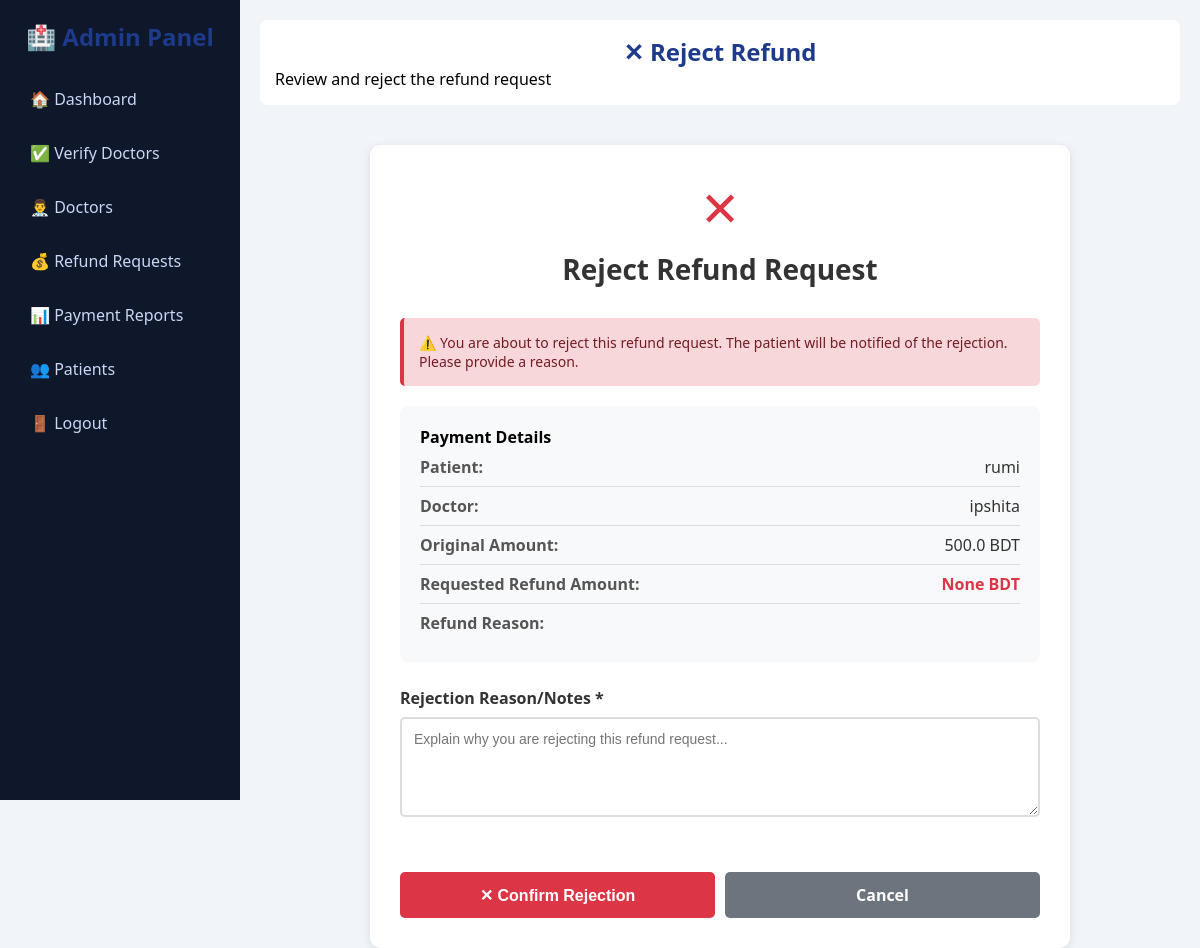
Page /admin-refund/cancel/1/ (signed in) on the committed database.
### accounts/models.py (models this page shows, shortened)
class Payment(models.Model):
    REFUND_STATUS_CHOICES = (
        ('none', 'No Refund'),
        ('requested', 'Refund Requested'),
        ('approved', 'Refund Approved'),
        ('rejected', 'Refund Rejected'),
        ('completed', 'Refund Completed'),
    )
    appointment = models.OneToOneField(Appointment, on_delete=models.CASCADE)
    amount = models.FloatField(default=500)
    is_paid = models.BooleanField(default=False)
    transaction_id = models.CharField(max_length=100, blank=True)
    paid_at = models.DateTimeField(auto_now_add=True)
    refund_status = models.CharField(max_length=20, choices=REFUND_STATUS_CHOICES, default='none')
    refund_requested_at = models.DateTimeField(null=True, blank=True)
    refund_amount = models.FloatField(null=True, blank=True)
    refund_reason = models.TextField(blank=True)
    refund_admin_notes = models.TextField(blank=True)
    refund_processed_at = models.DateTimeField(null=True, blank=True)

class Appointment(models.Model):
    STATUS_CHOICES = (
        ('pending', 'Pending'),
        ('approved', 'Approved'),
        ('rejected', 'Rejected'),
        ('cancelled', 'Cancelled'),
    )
    CONSULTATION_CHOICES = (
        ('upcoming', 'Upcoming'),
        ('consulted', 'Consulted'),
        ('no-show', 'No Show'),
    )
    patient = models.ForeignKey(
        CustomUser,
        on_delete=models.CASCADE,
        related_name='patient_appointments',
        limit_choices_to={'role': 'patient'}
    )
    doctor = models.ForeignKey(
        CustomUser,
        on_delete=models.CASCADE,
        related_name='doctor_appointments',
        limit_choices_to={'role': 'doctor'}
    )
    date = models.DateField()
    time = models.TimeField()
    status = models.CharField(max_length=10, choices=STATUS_CHOICES, default='pending')
    consultation_status = models.CharField(max_length=20, choices=CONSULTATION_CHOICES, default='upcoming')
    created_at = models.DateTimeField(auto_now_add=True)

class CustomUser(AbstractUser):
    ROLE_CHOICES = (
        ('doctor', 'Doctor'),
        ('patient', 'Patient'),
        ('admin', 'Admin'),
    )
    role = models.CharField(max_length=10, choices=ROLE_CHOICES)
    phone = models.CharField(max_length=15)
    specialization = models.CharField(max_length=100, blank=True, null=True)
    age = models.IntegerField(blank=True, null=True)
    bio = models.TextField(blank=True)
    profile_image = models.ImageField(upload_to='profiles/', default='default.png')
    is_verified = models.BooleanField(default=False)

### accounts/views.py (the view, shortened to what this page needs)
# urls.py: path('admin-refund/cancel/<int:payment_id>/', views.cancel_refund, name='cancel_refund'),
@login_required
def cancel_refund(request, payment_id):
    from django.utils import timezone
    if not request.user.is_superuser:
        return redirect('login')
    payment = get_object_or_404(Payment, id=payment_id)
    return render(request, 'cancel_refund.html', {'payment': payment})

### templates/cancel_refund.html (shortened to what this page needs)
{% load static %}
<!DOCTYPE html>
<html lang="en">
<head>
    <link rel="stylesheet" href="{% static 'css/style.css' %}">
    <link rel="stylesheet" href="{% static 'css/dashboard_extra.css' %}">
</head>
<body>
<div class="dashboard">
    <div class="sidebar">
        <h2>🏥 Admin Panel</h2>
        <ul>
            <li><a href="{% url 'admin_dashboard' %}">🏠 Dashboard</a></li>
            <li><a href="{% url 'verify_doctors' %}">✅ Verify Doctors</a></li>
            <li><a href="{% url 'admin_doctor_list' %}">👨‍⚕️ Doctors</a></li>
            <li><a href="{% url 'admin_refund_requests' %}" class="active">💰 Refund Requests</a></li>
            <li><a href="{% url 'admin_payment_reports' %}">📊 Payment Reports</a></li>
            <li><a href="{% url 'patient_list' %}">👥 Patients</a></li>
            <li><a href="{% url 'logout' %}">🚪 Logout</a></li>
        </ul>
    </div>
    <div class="main">
        <div class="topbar">
            <h2>✕ Reject Refund</h2>
            <p>Review and reject the refund request</p>
        </div>
        <div class="reject-container">
            <div class="reject-header">
                <div class="warning-icon">✕</div>
                <h2>Reject Refund Request</h2>
            </div>
            <div class="warning-box">
                <p>⚠️ You are about to reject this refund request. The patient will be notified of the rejection. Please provide a reason.</p>
            </div>
            <div class="details-section">
                <h4 style="margin-top: 0;">Payment Details</h4>
                <div class="detail-row">
                    <span class="label">Patient:</span>
                    <span class="value">{{ payment.appointment.patient.get_full_name|default:payment.appointment.patient.username }}</span>
                </div>
                <div class="detail-row">
                    <span class="label">Doctor:</span>
                    <span class="value">{{ payment.appointment.doctor.get_full_name|default:payment.appointment.doctor.username }}</span>
                </div>
                <div class="detail-row">
                    <span class="label">Original Amount:</span>
                    <span class="value">{{ payment.amount }} BDT</span>
                </div>
                <div class="detail-row">
                    <span class="label">Requested Refund Amount:</span>
                    <span class="value"><strong style="color: #dc3545;">{{ payment.refund_amount }} BDT</strong></span>
                </div>
                <div class="detail-row">
                    <span class="label">Refund Reason:</span>
                </div>
            </div>
            <form method="POST">
                <div class="form-group">
                    <label for="notes">Rejection Reason/Notes *</label>
                    <textarea name="notes" id="notes" placeholder="Explain why you are rejecting this refund request..." required></textarea>
                </div>
                <div class="button-group">
                    <button type="submit" class="submit-btn">✕ Confirm Rejection</button>
                    <a href="{% url 'admin_refund_requests' %}" class="cancel-btn">Cancel</a>
                </div>
            </form>
        </div>
    </div>
</div>
</body>
</html>

### static/css/style.css (style rules this page uses)
* { margin: 0; padding: 0; box-sizing: border-box; }
body { font-family: 'Segoe UI', sans-serif; background: #f8fafc; }
body { font-family: 'Segoe UI', Tahoma, Geneva, Verdana, sans-serif; background: linear-gradient(to right, #dbeafe, #f0fdf4); height: 100vh; }
button { width: 100%; padding: 12px; background: #2563eb; color: white; border: none; border-radius: 8px; font-size: 16px; cursor: pointer; transition: 0.3s; }
.dashboard { display: flex; font-family: 'Segoe UI', sans-serif; }
.sidebar { width: 230px; height: 100vh; background: #1e293b; color: white; padding: 20px; }
.sidebar h2 { text-align: center; margin-bottom: 30px; }
.sidebar ul { list-style: none; }
.sidebar ul li { margin: 15px 0; }
.sidebar ul li a { color: #cbd5f5; text-decoration: none; display: block; padding: 10px; border-radius: 6px; transition: 0.3s; }
.main { flex: 1; background: #f1f5f9; padding: 20px; }
.topbar { background: white; padding: 15px; border-radius: 8px; margin-bottom: 20px; }
.dashboard { display: flex; height: 100vh; }
.sidebar { width: 240px; background: #0f172a; color: white; padding: 20px; }
.sidebar h2 { text-align: center; margin-bottom: 25px; }
.sidebar ul li { margin: 12px 0; }
.sidebar ul li a { color: #cbd5f5; text-decoration: none; padding: 10px; display: block; border-radius: 6px; transition: 0.3s; }
.main { flex: 1; padding: 20px; background: #f1f5f9; }

### static/css/dashboard_extra.css (style rules this page uses)
body { font-family: 'Segoe UI', sans-serif; background: #f1f5f9; margin: 0; }
h2, h3 { text-align: center; color: #1e3a8a; }
form { display: flex; flex-direction: column; }
button { padding: 10px; background: #2563eb; color: white; border: none; border-radius: 6px; cursor: pointer; transition: 0.3s; }

### templates/cancel_refund.html (style rules this page uses)
.reject-container { max-width: 700px; margin: 40px auto; background: white; padding: 30px; border-radius: 10px; box-shadow: 0 2px 10px rgba(0,0,0,0.1); }
.reject-header { text-align: center; margin-bottom: 30px; }
.reject-header h2 { color: #333; font-size: 28px; margin: 0; }
.warning-icon { font-size: 48px; color: #dc3545; margin-bottom: 10px; }
.details-section { background: #f8f9fa; padding: 20px; border-radius: 8px; margin-bottom: 25px; }
.detail-row { display: flex; justify-content: space-between; padding: 8px 0; border-bottom: 1px solid #ddd; }
.detail-row:last-child { border-bottom: none; }
.detail-row .label { font-weight: 600; color: #555; }
.detail-row .value { color: #333; }
.form-group { margin-bottom: 20px; }
.form-group label { display: block; margin-bottom: 8px; font-weight: 600; color: #333; }
.form-group textarea { width: 100%; min-height: 100px; padding: 12px; border: 2px solid #ddd; border-radius: 5px; font-size: 14px; font-family: Arial, sans-serif; resize: vertical; }
.button-group { display: flex; gap: 10px; margin-top: 30px; }
.submit-btn { flex: 1; padding: 12px 20px; background: #dc3545; color: white; border: none; border-radius: 5px; font-size: 16px; font-weight: 600; cursor: pointer; transition: background 0.3s; }
.cancel-btn { flex: 1; padding: 12px 20px; background: #6c757d; color: white; border: none; border-radius: 5px; font-size: 16px; font-weight: 600; cursor: pointer; transition: background 0.3s; text-decoration: none; text-align: center; }
.warning-box { background: #f8d7da; border-left: 4px solid #dc3545; padding: 15px; margin-bottom: 20px; border-radius: 5px; }
.warning-box p { margin: 0; color: #721c24; font-size: 14px; }

### rows in the picture
Payment: appointment.patient.get_full_name "rumi", appointment.doctor.get_full_name "ipshita", amount "500.0", refund_amount "None"
